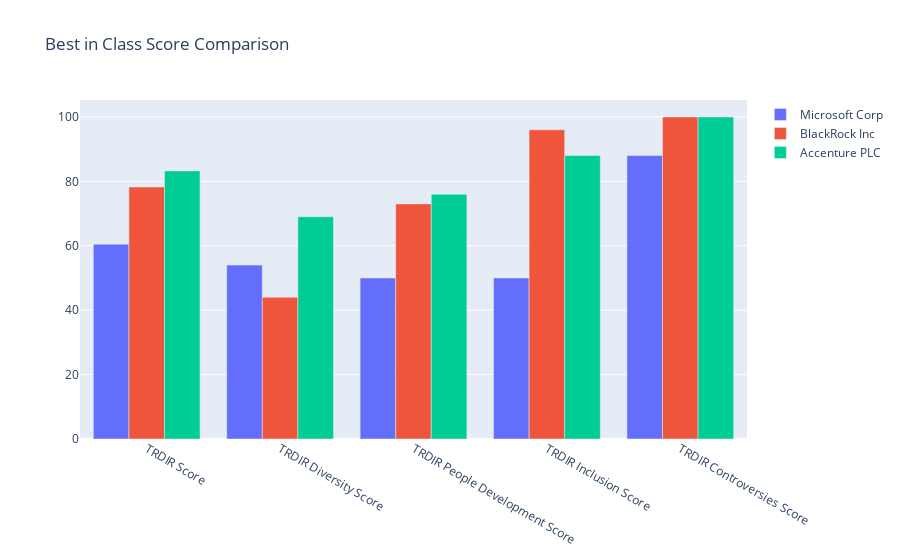

Here is the notebook cell this chart was saved with:
### Code cell
# Plot it in the bar chart
def generateBar(index):
    cName = compare.columns[index]
    return go.Bar(x=compare.index[2:], y=compare[cName][2:], name=compare[cName]['Company Common Name'])

fig = go.Figure([generateBar(0), generateBar(1), generateBar(2)])
fig.update_layout(title='Best in Class Score Comparison')
fig.show()

### Figure 1 — Plotly figure (JSON) as saved in the notebook; plotly's stock layout.template omitted (floating-point values rounded to 4 significant figures)
{"data": [{"name": "Microsoft Corp", "type": "bar", "x": ["TRDIR Score", "TRDIR Diversity Score", "TRDIR People Development Score", "TRDIR Inclusion Score", "TRDIR Controversies Score"], "y": [60.5, 54, 50, 50, 88]}, {"name": "BlackRock Inc", "type": "bar", "x": ["TRDIR Score", "TRDIR Diversity Score", "TRDIR People Development Score", "TRDIR Inclusion Score", "TRDIR Controversies Score"], "y": [78.25, 44, 73, 96, 100]}, {"name": "Accenture PLC", "type": "bar", "x": ["TRDIR Score", "TRDIR Diversity Score", "TRDIR People Development Score", "TRDIR Inclusion Score", "TRDIR Controversies Score"], "y": [83.25, 69, 76, 88, 100]}], "layout": {"title": {"text": "Best in Class Score Comparison"}}}
